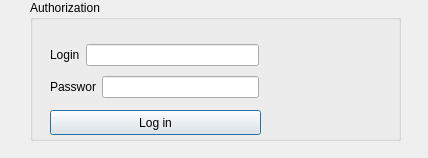
<?xml version="1.0" encoding="UTF-8"?>
<ui version="4.0">
 <class>LoginWindow</class>
 <widget class="QDialog" name="LoginWindow">
  <property name="geometry">
   <rect>
    <x>0</x>
    <y>0</y>
    <width>428</width>
    <height>158</height>
   </rect>
  </property>
  <property name="windowTitle">
   <string>Dialog</string>
  </property>
  <widget class="QGroupBox" name="groupBox">
   <property name="geometry">
    <rect>
     <x>30</x>
     <y>0</y>
     <width>371</width>
     <height>141</height>
    </rect>
   </property>
   <property name="title">
    <string>Authorization</string>
   </property>
   <widget class="QWidget" name="layoutWidget">
    <property name="geometry">
     <rect>
      <x>20</x>
      <y>40</y>
      <width>209</width>
      <height>62</height>
     </rect>
    </property>
    <layout class="QVBoxLayout" name="verticalLayout">
     <item>
      <layout class="QHBoxLayout" name="horizontalLayout">
       <item>
        <widget class="QLabel" name="label">
         <property name="text">
          <string>Login</string>
         </property>
        </widget>
       </item>
       <item>
        <widget class="QLineEdit" name="login_edit"/>
       </item>
      </layout>
     </item>
     <item>
      <layout class="QHBoxLayout" name="horizontalLayout_2">
       <item>
        <widget class="QLabel" name="label_2">
         <property name="text">
          <string>Passwor</string>
         </property>
        </widget>
       </item>
       <item>
        <widget class="QLineEdit" name="password_edit"/>
       </item>
      </layout>
     </item>
    </layout>
   </widget>
   <widget class="QPushButton" name="buttonLogin">
    <property name="geometry">
     <rect>
      <x>20</x>
      <y>110</y>
      <width>211</width>
      <height>25</height>
     </rect>
    </property>
    <property name="text">
     <string>Log in</string>
    </property>
   </widget>
  </widget>
 </widget>
 <resources/>
 <connections/>
</ui>
